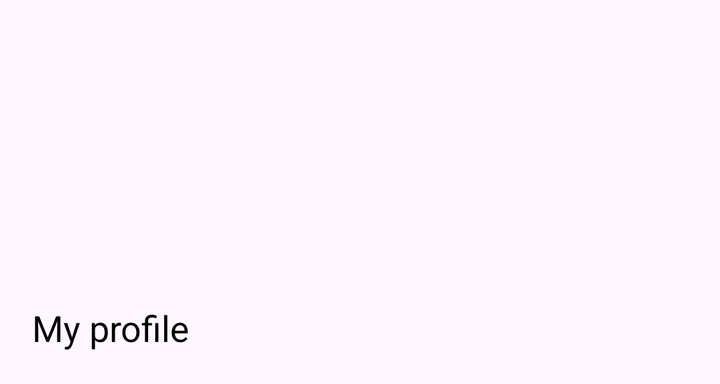
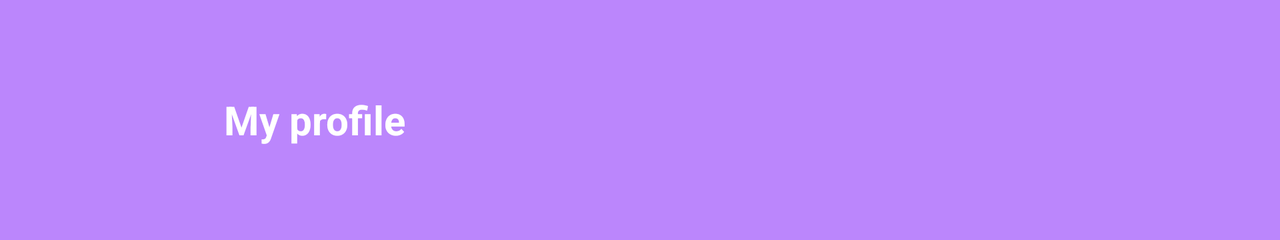

One screen, two layout resources from the same app: the default and the repository's alternative for another configuration. Each is rendered where Android would select it; the XML of both is given below.
<!-- AndroidManifest.xml: application theme Theme.RoomDB_Replica_Ufficiale -->
<!-- res/layout/nav_header.xml -->
<?xml version="1.0" encoding="utf-8"?>
<LinearLayout xmlns:android="http://schemas.android.com/apk/res/android"
    android:layout_width="match_parent"
    android:layout_height="192dp"
    android:background="@color/blu1"
    android:padding="16dp"
    android:theme="@style/ThemeOverlay.AppCompat.Dark"
    android:orientation="vertical"
    android:gravity="bottom">

    <ImageView
        android:layout_width="80dp"
        android:layout_height="80dp"
        android:src="@drawable/ic_profile"
        android:contentDescription="@string/profile_image"/>

    <TextView
        android:layout_width="wrap_content"
        android:layout_height="wrap_content"
        android:text="@string/my_profile"
        android:textColor="@android:color/black"
        android:textSize="18sp"
        android:layout_marginTop="8dp"/>

</LinearLayout>
<!-- resources referenced by this layout -->
<resources>
  <string name="my_profile">My profile</string>
  <string name="profile_image">prof_im</string>
  <style name="Theme.RoomDB_Replica_Ufficiale" parent="Base.Theme.RoomDB_Replica_Ufficiale" />
  <style name="Base.Theme.RoomDB_Replica_Ufficiale" parent="Theme.Material3.DayNight.NoActionBar">
          
          
      </style>
</resources>
<!-- res/layout-land/nav_header.xml (the repository's variant of the layout above) -->
<!-- drawn on the phone turned sideways -->
<?xml version="1.0" encoding="utf-8"?>
<LinearLayout xmlns:android="http://schemas.android.com/apk/res/android"
    android:layout_width="match_parent"
    android:layout_height="120dp"
    android:background="@color/purple_200"
    android:padding="24dp"
    android:theme="@style/ThemeOverlay.Material3.Dark"
    android:orientation="horizontal"
    android:gravity="center_vertical">

    <ImageView
        android:layout_width="72dp"
        android:layout_height="72dp"
        android:src="@drawable/ic_profile"
        android:contentDescription="@string/profile_image"/>

    <TextView
        android:layout_width="wrap_content"
        android:layout_height="wrap_content"
        android:layout_marginStart="16dp"
        android:text="@string/my_profile"
        android:textColor="@android:color/white"
        android:textSize="20sp"
        android:textStyle="bold"/>
</LinearLayout>
<!-- resources referenced by the variant -->
<!-- as the phone turned sideways resolves them -->
<resources>
  <color name="purple_200">#FFBB86FC</color>
  <string name="my_profile">My profile</string>
  <string name="profile_image">prof_im</string>
  <style name="Theme.RoomDB_Replica_Ufficiale" parent="Base.Theme.RoomDB_Replica_Ufficiale" />
  <style name="Base.Theme.RoomDB_Replica_Ufficiale" parent="Theme.Material3.DayNight.NoActionBar">
          
          
      </style>
</resources>
